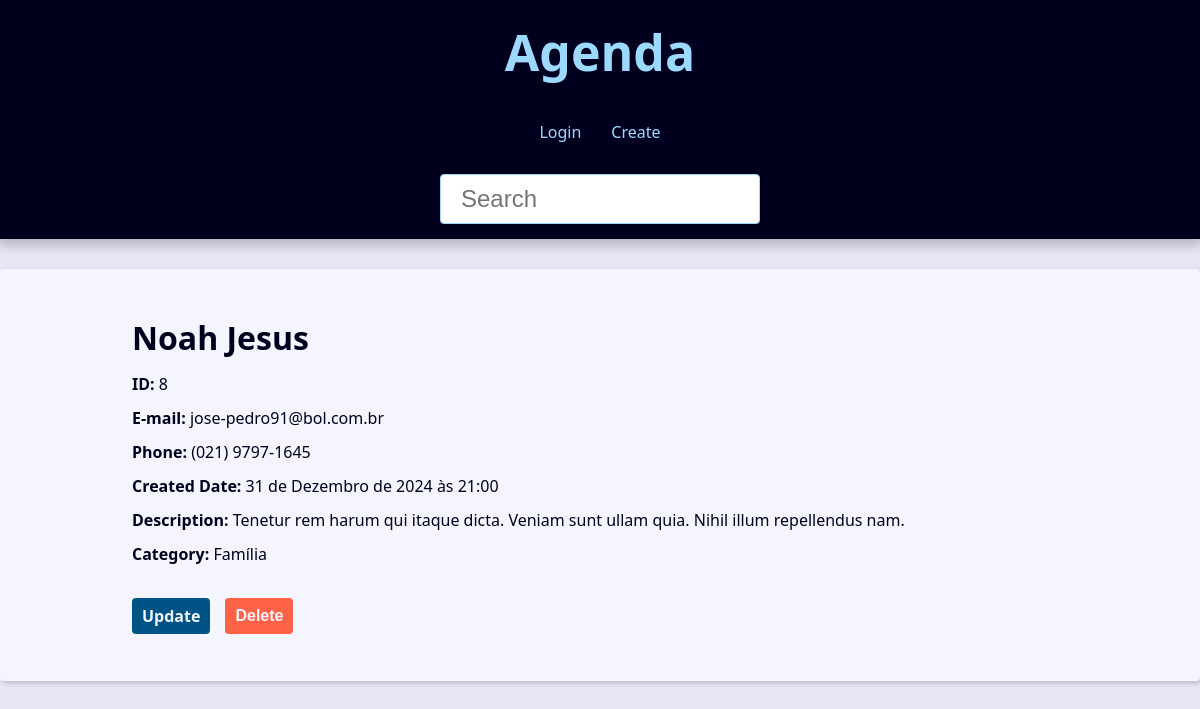
/contact/8/detail/, run on the app's committed database.
### contact/models.py (models this page shows, shortened)
class Contact(models.Model):
    first_name = models.CharField(max_length=50)
    last_name = models.CharField(max_length=50, blank=True)
    phone = models.CharField(max_length=50)
    email = models.EmailField(max_length=254, blank=True)
    created_date = models.DateTimeField(default=timezone.now)
    description = models.TextField(blank=True)
    show = models.BooleanField(default=True)
    picture = models.ImageField(blank=True, upload_to='pictures/%Y/%m/')
    category = models.ForeignKey(Category, on_delete=models.SET_NULL, blank=True,null=True)
    owner = models.ForeignKey(User, on_delete=models.SET_NULL, blank=True,null=True)

class Category(models.Model):
    name = models.CharField(max_length=50)
    class Meta:
        verbose_name_plural = 'Categories'

### contact/views/contact_views.py (the view)
# urls.py: path('contact/<int:contact_id>/detail/', views.contact, name="contact"),
def contact(request, contact_id):
    single_contact = get_object_or_404(Contact, pk=contact_id, show=True)
    single_contact_name = f'{single_contact.first_name} {single_contact.last_name} - '
    if single_contact is None:
        raise Http404()
    context = {
        'contact': single_contact,
        'site_title': single_contact_name
    }
    return render(
        request,
        'contact/contact.html',
        context,
        )

### contact/templates/contact/contact.html (shortened to what this page needs)
{% extends "global/base.html" %} {% block content %}
<div class="single-contact">
  <h1 class="single-contact-name">
    {{ contact.first_name }} {{ contact.last_name }}
  </h1>
  <p><b>ID:</b> {{contact.id}}</p>
  <p><b>E-mail:</b> {{contact.email}}</p>
  <p><b>Phone:</b> {{contact.phone}}</p>
  <p><b>Created Date:</b> {{contact.created_date}}</p>
  <p><b>Description:</b> {{contact.description}}</p>
  <p><b>Category:</b> {{contact.category.name}}</p>
  <div class="contact-links">
    <a class="btn btn-link" href="{% url 'contact:update' contact.id %}"
      >Update</a
    >
    <form action="{% url "contact:delete" contact.id %}" method="POST">
      {% if confirmation == 'no' %}
        <input type="hidden" name="confirmation" value="yes"/>
        <button class="btn btn-link btn-delete" type="submit">Confirma?</button>
      {% else  %}
        <button class="btn btn-link btn-delete" type="submit">Delete</button>
      {% endif %}
    </form>
  </div>
</div>
{% endblock content %}

### base_static/global/css/style.css (style rules this page uses)
:root { --spacing: 1.5rem; --link-dark-color: rgb(0, 83, 134); --link-light-color: rgb(156, 217, 255); --clr-white: rgb(245, 245, 255); --clr-black: rgb(0, 0, 30); --clr-light-gray: rgb(230, 230, 245); --clr-dark-shadow-5: rgba(0, 0, 10, 5%); --clr-dark-shadow-10: rgba(0, 0, 10, 10%); --clr-dark-shadow-20: rgba(0, 0, 10, 20%); --clr-light-shadow-5: rgba(200, 200, 255, 5%); --clr-light-shadow-10: rgba(200, 200, 255, 10%); --clr-light-shadow-20: rgba(200, 200, 255, 20%); --main-page-width: 120rem; --table-min-width: 60rem; --biggest-font-size: 5rem; --bigger-font-size: 4rem; --big-font-size: 3.2rem; --medium-font-size: 2.4rem; --small-font-size: 1.6rem; --smaller-font-size: 1.4rem; --smallest-font-size: 1.2rem; --transition-fast: 300ms; --transition-medium: 600ms; --transition-slow: 1s; --default-border-radius: 4px; }
*, *::before, *::after { margin: 0; padding: 0; box-sizing: border-box; }
html { font-size: 62.5%; }
body { font-family: system-ui, -apple-system, BlinkMacSystemFont, "Segoe UI", Roboto, Oxygen, Ubuntu, Cantarell, "Open Sans", "Helvetica Neue", sans-serif; line-height: 1.5; font-size: var(--small-font-size); color: var(--clr-black); -webkit-font-smoothing: antialiased; background: var(--clr-light-gray); }
@media (min-width: 600px) { .single-contact { max-width: 80%; margin: calc(var(--spacing) * 2) auto; } }
.single-contact h1 { margin: 1rem 0; }
.single-contact p { margin: 1rem 0; }
.btn { background-color: var(--link-dark-color); color: var(--clr-white); font-weight: bold; border: none; padding: 1rem 2rem; border-radius: var(--default-border-radius); cursor: pointer; transition: filter var(--transition-fast) ease-in-out; }
.contact-links { margin-block: calc(var(--small-font-size) * 2); display: flex; align-items: center; gap: 0 var(--spacing); }
.btn-link { font-size: var(--small-font-size); text-decoration: none; font-weight: bold; padding: 1rem; display: block; line-height: var(--small-font-size); }
.btn-delete { background: tomato; }

### data on the page
Contact: first_name "Noah", last_name "Jesus", id "8", email "jose-pedro91@bol.com.br", phone "(021) 9797-1645", created_date "31 de Dezembro de 2024 às 21:00", description "Tenetur rem harum qui itaque dicta. Veniam sunt ullam quia. Nihil illum repellendus nam.", category.name "Família"
